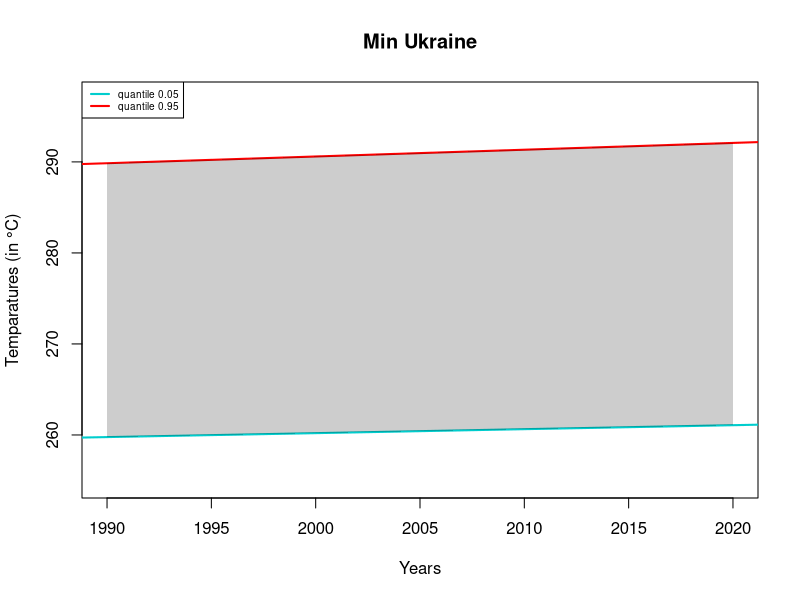
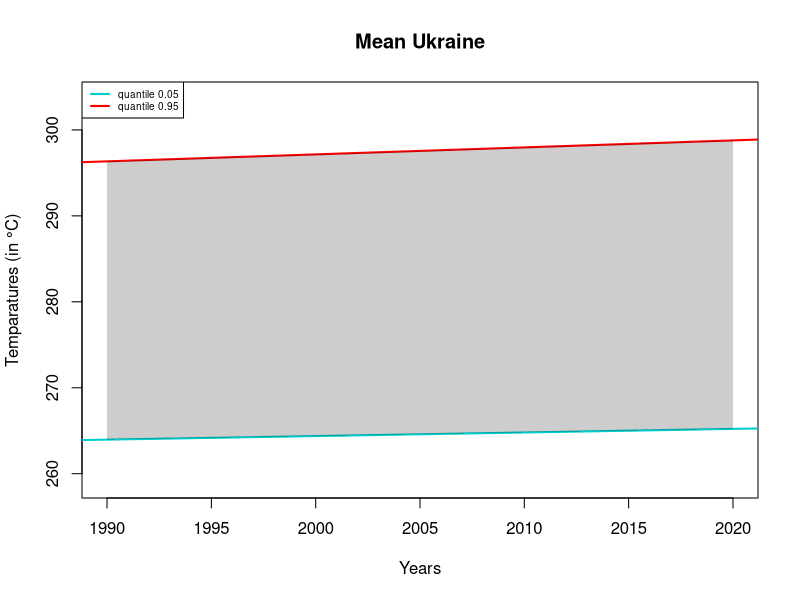
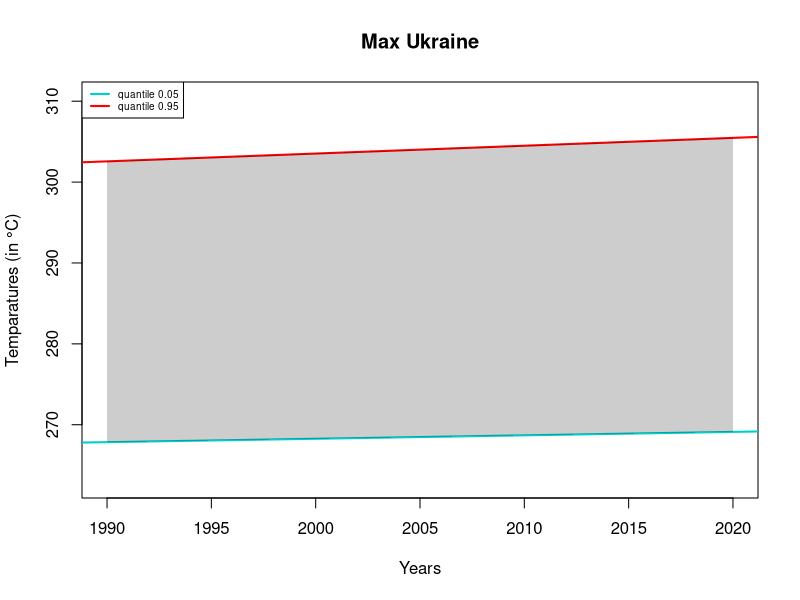

Generate these figures, in order, with R: (Note: this script raises an error after producing the figures.)
# Load data

# ESP
# data_ESP_max <- read.csv("output_data/ESP/aggregate_max_ESP.csv", header = TRUE, sep = ",")
# data_ESP_mean <- read.csv("output_data/ESP/aggregate_mean_ESP.csv", header = TRUE, sep = ",")
# data_ESP_min <- read.csv("output_data/ESP/aggregate_min_ESP.csv", header = TRUE, sep = ",")
# 
# # POL
# data_POL_max <- read.csv("output_data/POL/aggregate_max_POL.csv", header = TRUE, sep = ",")
# data_POL_mean <- read.csv("output_data/POL/aggregate_mean_POL.csv", header = TRUE, sep = ",")
# data_POL_min <- read.csv("output_data/POL/aggregate_min_POL.csv", header = TRUE, sep = ",")
# 
# # PRT
# data_PRT_max <- read.csv("output_data/PRT/aggregate_max_PRT.csv", header = TRUE, sep = ",")
# data_PRT_mean <- read.csv("output_data/PRT/aggregate_mean_PRT.csv", header = TRUE, sep = ",")
# data_PRT_min <- read.csv("output_data/PRT/aggregate_min_PRT.csv", header = TRUE, sep = ",")
# 
# # UKR
data_UKR_max <- read.csv("output_data/UKR/aggregate_max_UKR.csv", header = TRUE, sep = ",")
data_UKR_mean <- read.csv("output_data/UKR/aggregate_mean_UKR.csv", header = TRUE, sep = ",")
data_UKR_min <- read.csv("output_data/UKR/aggregate_min_UKR.csv", header = TRUE, sep = ",")

# We create the plot_temporal_regression function
plot_temporal_regression <- function(data_min, data_mean, data_max, years, title) {
  
  # We regress the data
  reg1 <- lm(data_min ~ years)
  reg2 <- lm(data_mean ~ years)
  reg3 <- lm(data_max ~ years)
  
  # We plot the regressions
  plot(years, data_min, col = "cyan3", xlab = "Years", 
       ylab = "Temparatures (in °C)", main = title, ylim = c(min(predict(reg1), 
      predict(reg2), predict(reg3))-5, max(predict(reg1), predict(reg2), predict(reg3))+5))
  points(years, data_mean, col = "gold")
  points(years, data_max, col = "deeppink3") 
  abline(reg1, col = "cyan3", lwd = 2)
  abline(reg2, col = "gold", lwd = 2)
  abline(reg3, col = "deeppink3", lwd = 2)
  
  legend("topleft", legend = c("MIN", "MEAN", "MAX"), col = c("cyan3", "gold", "deeppink3"), lwd = 2, cex = 0.6)
}



# We test the function
# plot_temporal_regression(
#   data_ESP_min$Median, data_ESP_mean$Median, data_ESP_max$Median, data_ESP_max$Year, 'Spain')
# 
# plot_temporal_regression(
#   data_POL_min$Median, data_POL_mean$Median, data_POL_max$Median, data_POL_max$Year, 'Poland')
# 
# plot_temporal_regression(
#   data_PRT_min$Median, data_PRT_mean$Median, data_PRT_max$Median, data_PRT_max$Year, 'Portugal')
# 
# plot_temporal_regression(
#   data_UKR_min$Median, data_UKR_mean$Median, data_UKR_max$Median, data_UKR_max$Year, 'Ukraine')

plot_temporal_regression_q <- function(data_q05, data_q95, years, title) {
  
  # We regress the data
  reg1 <- lm(data_q05 ~ years)
  reg2 <- lm(data_q95 ~ years)

  
  # We plot the regressions
  plot(years, data_q05, type = 'n', xlab = "Years", 
       ylab = "Temparatures (in °C)", main = title, ylim = c(min(predict(reg1))-5, max(predict(reg2))+5))
  abline(reg1, col = "cyan3", lwd = 2)
  abline(reg2, col = "red", lwd = 2)
  pred1 <- predict(reg1)
  pred2 <- predict(reg2)
  #polygon(c(years, rev(years)), c(pred1, rev(pred2)), col = rgb(0, 0, 0, alpha = 50, maxColorValue = 255), border = NA)
  polygon(c(years, rev(years)), c(pred1, rev(pred2)), col = rgb(0, 0, 0, alpha = 50, maxColorValue = 255), border = NA)
  
  
  legend("topleft", legend = c("quantile 0.05", "quantile 0.95"), col = c("cyan3", "red"), lwd = 2, cex = 0.6)
}
# OUI JAURAIS DU FAIRE UNE FONCTION !!!!
plot_temporal_regression_q(
  data_UKR_min$Quantile_0.05, data_UKR_min$Quantile_0.95, data_UKR_min$Year, 'Min Ukraine')
plot_temporal_regression_q(
  data_UKR_mean$Quantile_0.05, data_UKR_mean$Quantile_0.95, data_UKR_min$Year, 'Mean Ukraine')
plot_temporal_regression_q(
  data_UKR_max$Quantile_0.05, data_UKR_max$Quantile_0.95, data_UKR_min$Year, 'Max Ukraine')
plot_temporal_regression_q(
  data_ESP_min$Quantile_0.05, data_ESP_min$Quantile_0.95, data_ESP_min$Year, 'Min Spain')
plot_temporal_regression_q(
  data_ESP_mean$Quantile_0.05, data_ESP_mean$Quantile_0.95, data_ESP_min$Year, 'Mean Spain')
plot_temporal_regression_q(
  data_ESP_max$Quantile_0.05, data_ESP_max$Quantile_0.95, data_ESP_min$Year, 'Max Spain')
plot_temporal_regression_q(
  data_PRT_min$Quantile_0.05, data_PRT_min$Quantile_0.95, data_UKR_min$Year, 'Min Portugal')
plot_temporal_regression_q(
  data_PRT_mean$Quantile_0.05, data_PRT_mean$Quantile_0.95, data_UKR_min$Year, 'Mean Portugal')
plot_temporal_regression_q(
  data_PRT_max$Quantile_0.05, data_PRT_max$Quantile_0.95, data_UKR_min$Year, 'Max Portugal')
plot_temporal_regression_q(
  data_POL_min$Quantile_0.05, data_POL_min$Quantile_0.95, data_ESP_min$Year, 'Min Poland')
plot_temporal_regression_q(
  data_POL_mean$Quantile_0.05, data_POL_mean$Quantile_0.95, data_ESP_min$Year, 'Mean Poland')
plot_temporal_regression_q(
  data_POL_max$Quantile_0.05, data_POL_max$Quantile_0.95, data_ESP_min$Year, 'Max Poland')

# DEMAIN : ajouter les coefficients + t-test
